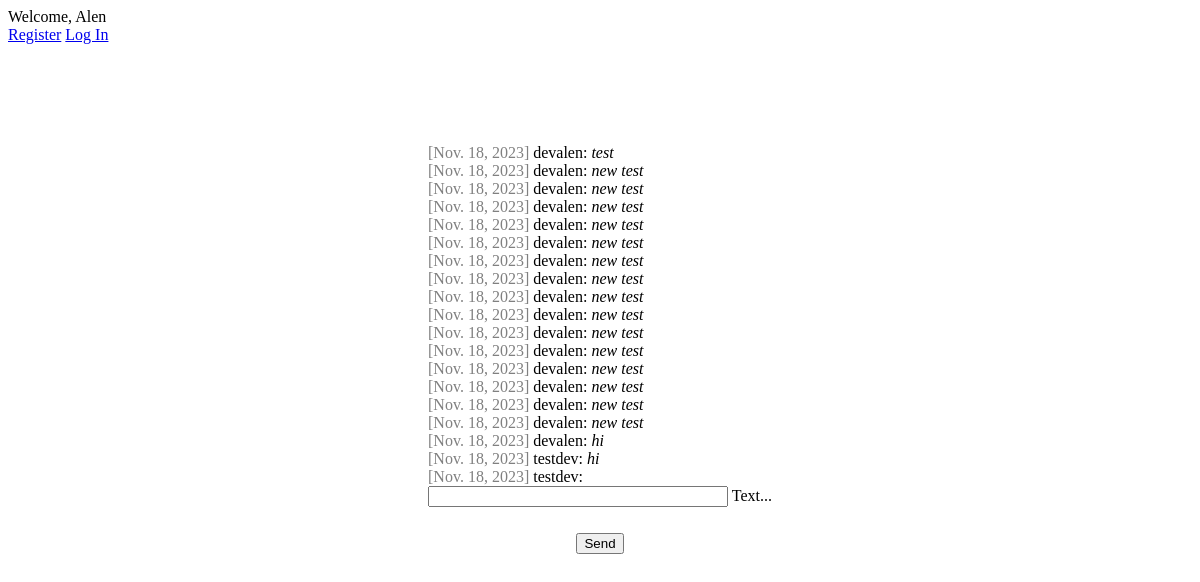
Page /chat/ (signed in) on the earlier database version.
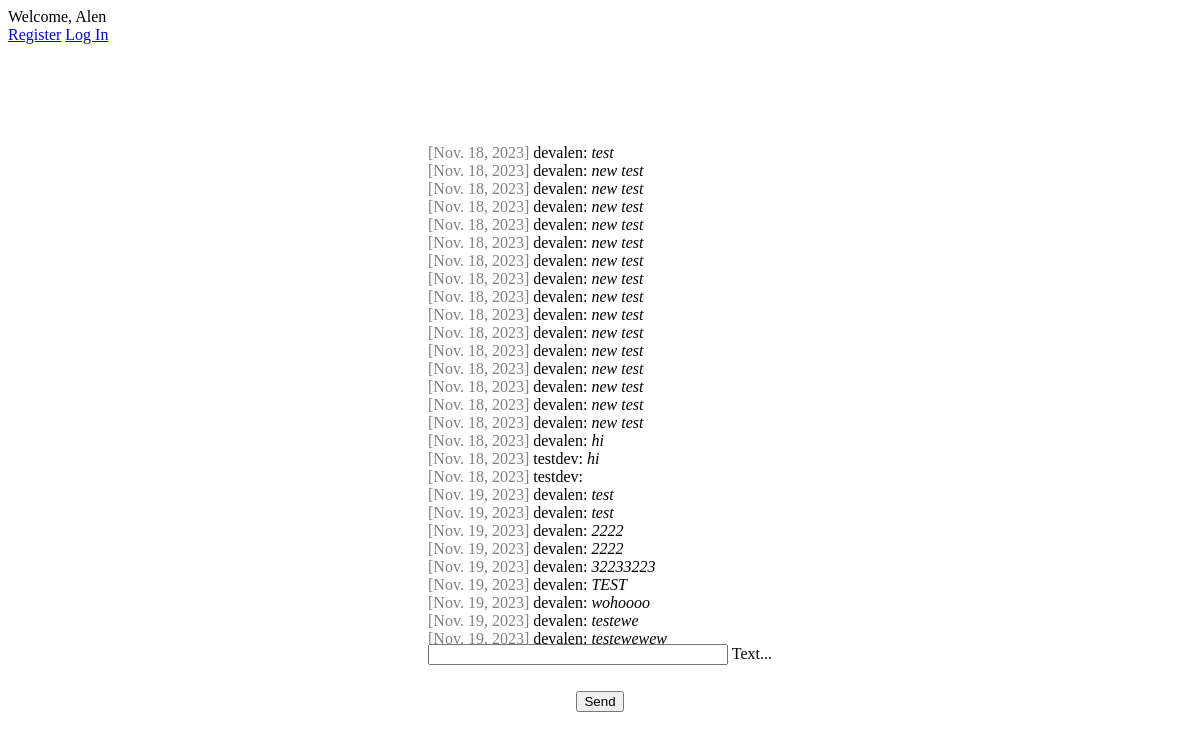
Same page on the later database version.
### chat/models.py (models this page shows)
class Message(models.Model):
    text = models.CharField(max_length=500)
    created_at = models.DateField(default=date.today)
    chat = models.ForeignKey(Chat, on_delete=models.CASCADE, related_name='chat_message_set', default=None, blank=True, null=True)
    author = models.ForeignKey(settings.AUTH_USER_MODEL, on_delete=models.CASCADE, related_name='author_message_set')
    receiver = models.ForeignKey(settings.AUTH_USER_MODEL, on_delete=models.CASCADE, related_name='receiver_message_set')

### chat/views.py (the view, shortened to what this page needs)
# urls.py: path('chat/', index),
@login_required(login_url='/login/')
def index(request):
    chatMessages = Message.objects.filter(chat__id = 1)
    return render(request, 'chat/index.html', {'messages': chatMessages})

### chat/templates/chat/index.html (shortened to what this page needs)
{% extends "base.html" %}
{% block content %}
<div class="chat-box">
  {% if request.user.is_authenticated %}
  <div id="msgContainer">
  {% for message in messages %}
  <div class="chat">
    <span class="text-gray">[{{ message.created_at }}]</span> {{ message.author}}: <i>{{ message.text }}</i>
  </div>
  {% endfor %}
</div>
  <form onsubmit="sendMessage(); return false;" method="post">
      <div class="mdl-textfield mdl-js-textfield mdl-textfield--floating-label">
        <input name="textmessage" class="mdl-textfield__input" type="text" id="messageField">
        <label class="mdl-textfield__label" for="messageField">Text...</label>
      </div>
    </div>
<button class="mdl-button mdl-js-button mdl-button--raised mdl-js-ripple-effect mdl-button--accent">
Send
</button>
{% else %}
<h1>Not Logged in</h1>
<p>You are not logged in. Please login in to see chat!</p><br>
Please click <a href="/login/">here</a>
{% endif %}
{% endblock %}

### templates/base.html (shortened to what this page needs)
<!DOCTYPE html>
<html lang="en">
<head>
<link rel="stylesheet" href="https://code.getmdl.io/1.3.0/material.indigo-pink.min.css">
{% load static %}
<link rel="stylesheet" href="{% static 'css/style.css' %}">
</head>
<body>
    <div class="mdl-layout mdl-js-layout mdl-layout--fixed-header">
        <header class="mdl-layout__header">
          <div class="mdl-layout__header-row">
            <span class="mdl-layout-title">
              {% if request.user.is_authenticated %}
              Welcome, {{ request.user.first_name }}</span>
              {% else %}
              Welcome, Guest</span>
              {% endif %}
            <nav class="mdl-navigation mdl-layout--large-screen-only">
              <a class="mdl-navigation__link" href="/register/">Register</a>
              <a class="mdl-navigation__link" href="/login/">Log In</a>
            </nav>
          </div>
        </header>
        <main class="mdl-layout__content">
          <div class="page-content">
        {% block content %}
        {% endblock %}
          </div>
        </main>
      </div>
</body>
</html>

### static/css/style.css (style rules this page uses)
.page-content { display: flex; flex-direction: column; justify-content: center; align-items: center; padding: 100px 300px; gap: 10px; }
input { width: 300px !important; }
.text-gray { color: gray; }
form { display: flex; flex-direction: column; gap: 5px; }

### chat/templates/chat/index.html (style rules this page uses)
#msgContainer { max-height: 500px; overflow-y: scroll; }

Differences in the rows shown:
added Message: created_at "Nov. 19, 2023", author "devalen", text "test"
added Message: created_at "Nov. 19, 2023", author "devalen", text "test"
added Message: created_at "Nov. 19, 2023", author "devalen", text "2222"
added Message: created_at "Nov. 19, 2023", author "devalen", text "2222"
added Message: created_at "Nov. 19, 2023", author "devalen", text "32233223"
added Message: created_at "Nov. 19, 2023", author "devalen", text "TEST"
added Message: created_at "Nov. 19, 2023", author "devalen", text "wohoooo"
added Message: created_at "Nov. 19, 2023", author "devalen", text "testewe"
added Message: created_at "Nov. 19, 2023", author "devalen", text "testewewew"
